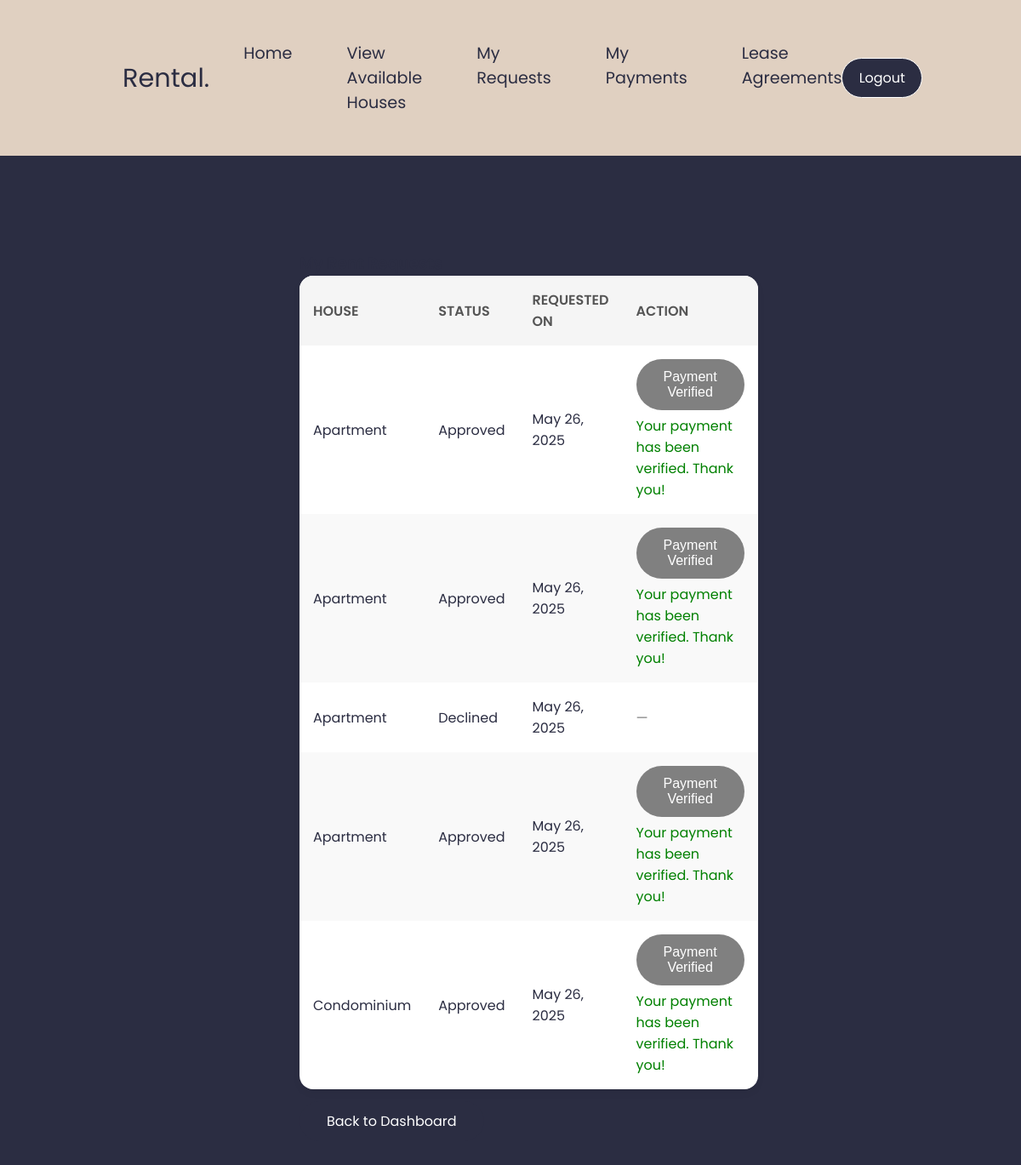
The page /tenant/my_requests.php (signed in) on the database its author committed.
### tables this page shows
CREATE TABLE `rental_requests` (
  `id` int(11) NOT NULL,
  `tenant_id` int(11) NOT NULL,
  `house_id` int(11) NOT NULL,
  `status` enum('pending','approved','declined','forwarded') NOT NULL DEFAULT 'pending',
  `created_at` timestamp NOT NULL DEFAULT current_timestamp(),
  `updated_at` datetime DEFAULT NULL,
  `message` text DEFAULT NULL,
  `pm_id` int(11) DEFAULT NULL
);

CREATE TABLE `houses` (
  `id` int(11) NOT NULL,
  `owner_id` int(11) NOT NULL,
  `title` varchar(255) NOT NULL,
  `location` varchar(255) DEFAULT NULL,
  `bedrooms` int(11) DEFAULT 0,
  `bathrooms` int(11) DEFAULT 0,
  `area` float DEFAULT 0,
  `description` text DEFAULT NULL,
  `price` decimal(10,2) NOT NULL,
  `status` enum('pending','approved','declined','rented') DEFAULT 'pending',
  `image_path` varchar(255) DEFAULT NULL,
  `created_at` timestamp NOT NULL DEFAULT current_timestamp(),
  `property_manager_id` int(11) DEFAULT NULL,
  `is_rented` tinyint(1) DEFAULT 0
);

### tenant/my_requests.php (the view, shortened to what this page needs)
<?php
require_once '../config/db.php';
$stmt = $pdo->prepare("SELECT rr.*, h.title, h.price, h.location FROM rental_requests rr JOIN houses h ON rr.house_id = h.id WHERE rr.tenant_id = ?");
$stmt->execute([$_SESSION['user_id']]);
$requests = $stmt->fetchAll();
$stmtTx = $pdo->prepare("SELECT house_id, status FROM transactions WHERE tenant_id = ?");
$stmtTx->execute([$_SESSION['user_id']]);
$transactions = $stmtTx->fetchAll(PDO::FETCH_UNIQUE | PDO::FETCH_ASSOC);
?>
<!DOCTYPE html>
<html lang="en">
<head>
    <link rel="stylesheet" href="../assets/style1.css" />
</head>
<body>
<div class="prop_con">
    <div class="navbar prop_nav">
        <p>Rental.</p>
        <ul>
            <li><a href="dashboard.php">Home</a></li>
            <li><a href="view_houses.php">View Available Houses</a></li>
            <li><a href="my_requests.php">My Requests</a></li>
            <li><a href="my_payments.php">My Payments</a></li>
            <li><a href="lease_agreements.php">Lease Agreements</a></li>
        </ul>
        <button><a href="../auth/logout.php">Logout</a></button>
    </div>
    <div class="container">
        <h3>My Rent Requests</h3>
        <table class="user-table" id="requestsTable">
            <thead>
                <tr>
                    <th>House</th>
                    <th>Status</th>
                    <th>Requested On</th>
                    <th>Action</th>
                </tr>
            </thead>
            <tbody>
                <?php if (!empty($requests)): ?>
                    <?php foreach ($requests as $req): ?>
                        <?php
                            $houseId = $req['house_id'];
                            $txStatus = isset($transactions[$houseId]) ? $transactions[$houseId]['status'] : null;
                        ?>
                        <tr>
                            <td><?= htmlspecialchars($req['title']) ?></td>
                            <td><?= htmlspecialchars(ucfirst($req['status'])) ?></td>
                            <td><?= date("F j, Y", strtotime($req['created_at'] ?? 'now')) ?></td>
                            <td>
                                <?php if ($req['status'] === 'approved'): ?>
                                    <?php if (!$txStatus || $txStatus === 'rejected'): ?>
                                        <button
                                            class="btn open-modal-btn"
                                            data-house="<?= htmlspecialchars($req['title']) ?>"
                                            data-rent="<?= htmlspecialchars($req['price']) ?>"
                                            data-location="<?= htmlspecialchars($req['location']) ?>"
                                            data-houseid="<?= htmlspecialchars($req['house_id']) ?>"
                                            data-requestid="<?= htmlspecialchars($req['id']) ?>"
                                        >
                                            Pay
                                        </button>
                                        <?php if ($txStatus === 'rejected'): ?>
                                            <p style="color: red; margin-top: 6px;">Your payment was rejected. Please upload a valid receipt.</p>
                                        <?php endif; ?>
                                    <?php elseif ($txStatus === 'unverified'): ?>
                                        <button class="btn" disabled>Pending Verification</button>
                                        <p style="color: orange; margin-top: 6px;">Waiting for property manager to verify your payment.</p>
                                    <?php elseif ($txStatus === 'verified'): ?>
                                        <button class="btn" style="background-color: gray;" disabled>Payment Verified</button>
                                        <p style="color: green; margin-top: 6px;">Your payment has been verified. Thank you!</p>
                                    <?php endif; ?>
                                <?php else: ?>
                                    <span style="color: gray;">—</span>
                                <?php endif; ?>
                            </td>
                        </tr>
                    <?php endforeach; ?>
                <?php else: ?>
                    <tr><td colspan="4" style="text-align:center;">No rental requests found.</td></tr>
                <?php endif; ?>
            </tbody>
        </table>
        <br />
        <a href="dashboard.php" class="btn">Back to Dashboard</a>
    </div>
</div>
</body>
</html>

### assets/style1.css (style rules this page uses)
* { margin: 0; }
:root { --primary-color: #2b2d42; --secondary-color: #b2b2b2; --tertiary-color: #e0d0c1; --text-color: #ffffff; }
.container { padding: 3rem 6rem; font-family: poppins; color: var(--primary-color); margin: 4rem 16rem 7rem 16rem; }
.container h2, p { color: var(--tertiary-color); }
.prop_con { height: 100vh; overflow-y: auto; background-color: var(--primary-color); }
.prop_nav { padding: 3rem 9rem; background-color: #e0d0c1; }
.prop_nav p, li a { color: var(--primary-color); }
.navbar { display: flex; justify-content: space-between; align-items: center; padding: 3rem 9rem; }
.navbar p { font-family: poppins; color: var(--primary-color); font-size: 1.9rem; }
.navbar ul { font-family: poppins; display: flex; gap: 4rem; font-size: 1.2rem; }
.navbar li, a { text-decoration: none; color: var(--text-color); list-style: none; transition: color 0.3s ease; }
.navbar button { background-color: var(--primary-color); font-family: poppins; padding: 0.6rem 1.2rem; border: 1px solid white; border-radius: 1.5rem; font-size: 1rem; transition: background 0.5s ease-in-out; }
.btn { padding: 0.75rem 2rem; background: var(--primary-color); color: #fff; border: none; border-radius: 2rem; font-size: 1rem; cursor: pointer; transition: all 0.3s ease; }
.user-table { width: 100%; border-collapse: collapse; background: #fff; border-radius: 1rem; overflow: hidden; box-shadow: 0 4px 10px rgba(0, 0, 0, 0.05); }
.user-table th, .user-table td { padding: 1rem; text-align: left; }
.user-table th { background: #f5f5f5; color: #555; font-weight: 600; text-transform: uppercase; }
.user-table tbody tr:nth-child(even) { background: #f9f9f9; }

### rows shown on the page
rental_requests: house.title "Apartment", status "Approved", created_at "May 26, 2025", shows "Payment Verified"
rental_requests: house.title "Apartment", status "Approved", created_at "May 26, 2025", shows "Payment Verified"
rental_requests: house.title "Apartment", status "Declined", created_at "May 26, 2025"
rental_requests: house.title "Apartment", status "Approved", created_at "May 26, 2025", shows "Payment Verified"
rental_requests: house.title "Condominium", status "Approved", created_at "May 26, 2025", shows "Payment Verified"
